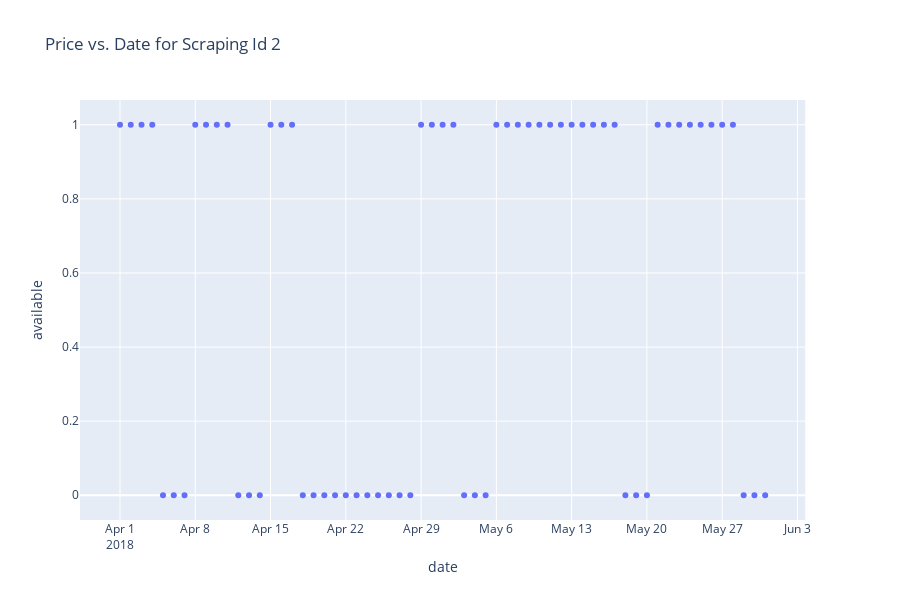

Notebook source saved alongside this figure:
### Code cell
fig = px.scatter(df, x="date", y="available", title='Price vs. Date for Scraping Id 2')
fig.show()

### Figure 1 — Plotly figure (JSON) as saved in the notebook; plotly's stock layout.template omitted (floating-point values rounded to 4 significant figures)
{"data": [{"hoverlabel": {"namelength": 0}, "hovertemplate": "date=%{x}<br>available=%{y}", "legendgroup": "", "marker": {"color": "#636efa", "symbol": "circle"}, "mode": "markers", "name": "", "showlegend": false, "type": "scatter", "x": ["2018-04-01T00:00:00", "2018-04-02T00:00:00", "2018-04-03T00:00:00", "2018-04-04T00:00:00", "2018-04-05T00:00:00", "2018-04-06T00:00:00", "2018-04-07T00:00:00", "2018-04-08T00:00:00", "2018-04-09T00:00:00", "2018-04-10T00:00:00", "2018-04-11T00:00:00", "2018-04-12T00:00:00", "2018-04-13T00:00:00", "2018-04-14T00:00:00", "2018-04-15T00:00:00", "2018-04-16T00:00:00", "2018-04-17T00:00:00", "2018-04-18T00:00:00", "2018-04-19T00:00:00", "2018-04-20T00:00:00", "2018-04-21T00:00:00", "2018-04-22T00:00:00", "2018-04-23T00:00:00", "2018-04-24T00:00:00", "2018-04-25T00:00:00", "2018-04-26T00:00:00", "2018-04-27T00:00:00", "2018-04-28T00:00:00", "2018-04-29T00:00:00", "2018-04-30T00:00:00", "2018-05-01T00:00:00", "2018-05-02T00:00:00", "2018-05-03T00:00:00", "2018-05-04T00:00:00", "2018-05-05T00:00:00", "2018-05-06T00:00:00", "2018-05-07T00:00:00", "2018-05-08T00:00:00", "2018-05-09T00:00:00", "2018-05-10T00:00:00", "2018-05-11T00:00:00", "2018-05-12T00:00:00", "2018-05-13T00:00:00", "2018-05-14T00:00:00", "2018-05-15T00:00:00", "2018-05-16T00:00:00", "2018-05-17T00:00:00", "2018-05-18T00:00:00", "2018-05-19T00:00:00", "2018-05-20T00:00:00", "2018-05-21T00:00:00", "2018-05-22T00:00:00", "2018-05-23T00:00:00", "2018-05-24T00:00:00", "2018-05-25T00:00:00", "2018-05-26T00:00:00", "2018-05-27T00:00:00", "2018-05-28T00:00:00", "2018-05-29T00:00:00", "2018-05-30T00:00:00", "2018-05-31T00:00:00"], "xaxis": "x", "y": [1, 1, 1, 1, 0, 0, 0, 1, 1, 1, 1, 0, 0, 0, 1, 1, 1, 0, 0, 0, 0, 0, 0, 0, 0, 0, 0, 0, 1, 1, 1, 1, 0, 0, 0, 1, 1, 1, 1, 1, 1, 1, 1, 1, 1, 1, 1, 0, 0, 0, 1, 1, 1, 1, 1, 1, 1, 1, 0, 0, 0], "yaxis": "y"}], "layout": {"height": 600, "legend": {"tracegroupgap": 0}, "title": {"text": "Price vs. Date for Scraping Id 2"}, "xaxis": {"anchor": "y", "domain": [0, 0.98], "title": {"text": "date"}}, "yaxis": {"anchor": "x", "domain": [0, 1], "title": {"text": "available"}}}}
